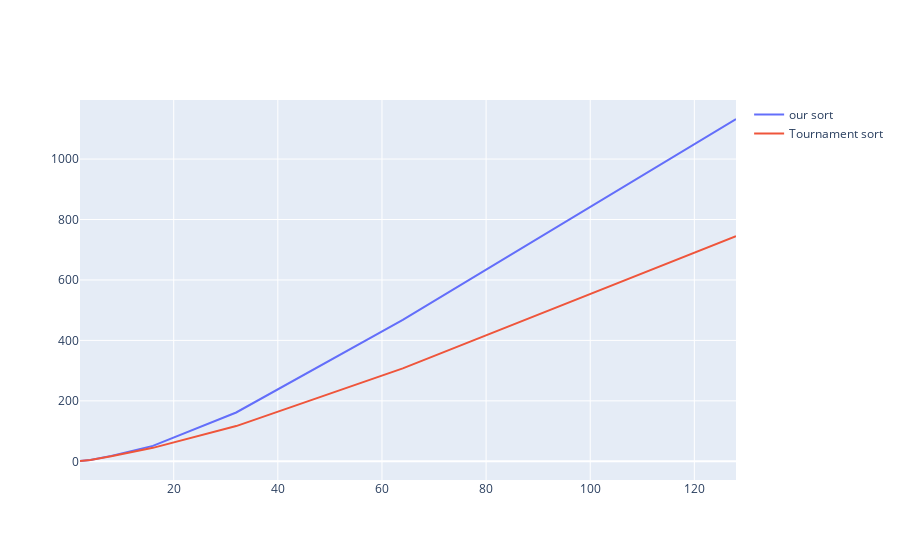

Source (notebook cell):
### Code cell
import pandas as pd
import plotly.graph_objects as go

# Create a DataFrame from the results list
df = pd.DataFrame(results)

# Group by 'x' and calculate the mean of 'y'
grouped_df = df.groupby('x')['y'].mean()

# Convert the grouped data back to lists
x_values = grouped_df.index.tolist()
y_values = grouped_df.values.tolist()

df_tournament = pd.DataFrame(results_tournament)
grouped_df_tournament = df_tournament.groupby('x')['y'].mean()
x_values_tournament = grouped_df_tournament.index.tolist()
y_values_tournament = grouped_df_tournament.values.tolist()

# Create scatter plot using Plotly
fig = go.Figure()
fig.add_trace(go.Scatter(x=x_values, y=y_values, mode='lines', name='our sort'))
fig.add_trace(go.Scatter(x=x_values_tournament, y=y_values_tournament, mode='lines', name='Tournament sort'))

# Show the plot
fig.show()

### Figure 1 — Plotly figure (JSON) as saved in the notebook; plotly's stock layout.template omitted (floating-point values rounded to 4 significant figures)
{"data": [{"mode": "lines", "name": "our sort", "type": "scatter", "x": [2, 4, 8, 16, 32, 64, 128], "y": [1, 4, 18, 51, 161.5, 468, 1132.0]}, {"mode": "lines", "name": "Tournament sort", "type": "scatter", "x": [2, 4, 8, 16, 32, 64, 128], "y": [1, 4, 16.5, 44.5, 116.5, 307.5, 744.5]}], "layout": {}}
